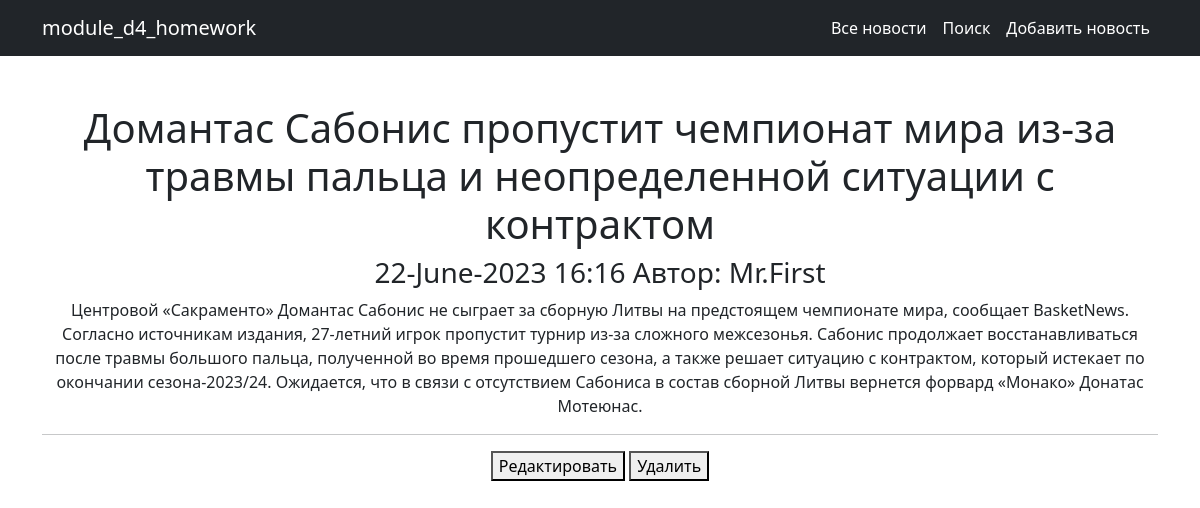
Screenshot of /news/7 with the database file from the repository.
### news/models.py (models this page shows, shortened)
class Post(models.Model):
    news = 'NW'
    article = 'AR'
    TYPES = [
        (news, 'Новость'),
        (article, 'Статья'),
    ]
    author = models.ForeignKey(Author, on_delete=models.CASCADE)
    categoryType = models.CharField(max_length=2, choices=TYPES, default=news)
    dateCreation = models.DateTimeField(auto_now_add=True)
    postCategory = models.ManyToManyField(Category, through='PostCategory')
    title = models.CharField(max_length=128)
    text = models.TextField()
    rating = models.SmallIntegerField(default=0)

class Author(models.Model):
    authorUser = models.OneToOneField(User, on_delete=models.CASCADE)
    ratingAuthor = models.SmallIntegerField(default=0)
    def __str__(self):
        return self.authorUser.username

### news/views.py (the view)
# urls.py: path('<int:pk>', NewsDetail.as_view(), name='news_detail'),
class NewsDetail(DetailView):
    model = Post
    template_name = 'det_news.html'
    context_object_name = 'det_news'

### news/templatetags/custom_filters.py (called while the page is built)
@register.filter(name='censor')
def censor(text):
    forbidden_vocabulary = ['nba', 'нба']
    for i in forbidden_vocabulary:
        text = text.replace(i, '<!запрещенная в РФ организация>')
        text = text.replace(i.upper(), '<!запрещенная в РФ организация>')
    return text

### templates/det_news.html (shortened to what this page needs)
{% extends 'flatpages/default.html' %}
{% load custom_filters %}
{% block content %}
<h1>{{ det_news.title|censor }}</h1>
<h3>{{ det_news.dateCreation|date:'d-N-Y H:i' }} Автор: {{ det_news.author }}</h3>
<p>{{ det_news.text|censor }}</p>
<hr>
<a href="{% url 'post_update' det_news.id %}"><button>Редактировать</button></a>
<a href="{% url 'post_delete' det_news.id %}"><button>Удалить</button></a>
{% endblock content %}

### rows the page displays
Post: title|censor "Домантас Сабонис пропустит чемпионат мира из-за травмы пальца и неопределенной ситуации с контрактом", dateCreation "22-June-2023 16:16", author "Mr.First", text|censor "Центровой «Сакраменто» Домантас Сабонис не сыграет за сборную Литвы на предстоящем чемпионате мира, сообщает BasketNews. Согласно источникам издания, 27-летний игрок пропустит турнир из-за сложного межсезонья. Сабонис продолжает восстанавливаться после травмы большого пальца, полученной во время прошедшего сезона, а также решает ситуацию с контрактом, который истекает по окончании сезона-2023/24. Ожидается, что в связи с отсутствием Сабониса в состав сборной Литвы вернется форвард «Монако» Донатас Мотеюнас."
